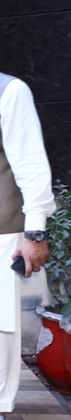
%> input picture todos/lec7/assets/a.png, 71 x 420 px, shrunk from 168 x 1000 before the run
$ octave contrast_stretching.m   (GNU Octave 9; MATLAB toolbox functions it lacks are replaced by stand-ins)
%> lines starting %> are read from the running program, lines starting %| are printed output that depends on the picture
A= double(rgb2gray(imread("assets\a.png")));
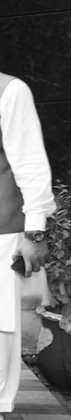
%> A: size 420x71 double; min 10, max 255, mean 115.9
rmin=min(min(A));
%> rmin = 10
rmax=max(max(A));
%> rmax = 255
[R,C]=size(A);
%> R = 420; C = 71
B=zeros(R,C);
for i=1:R
    for j=1:C
B(i,j)=255*((A(i,j)-rmin)/(rmax-rmin));
    end
end
C=255*((A-rmin)/(rmax-rmin));
imshow(uint8(B));
imshow(uint8(C));
